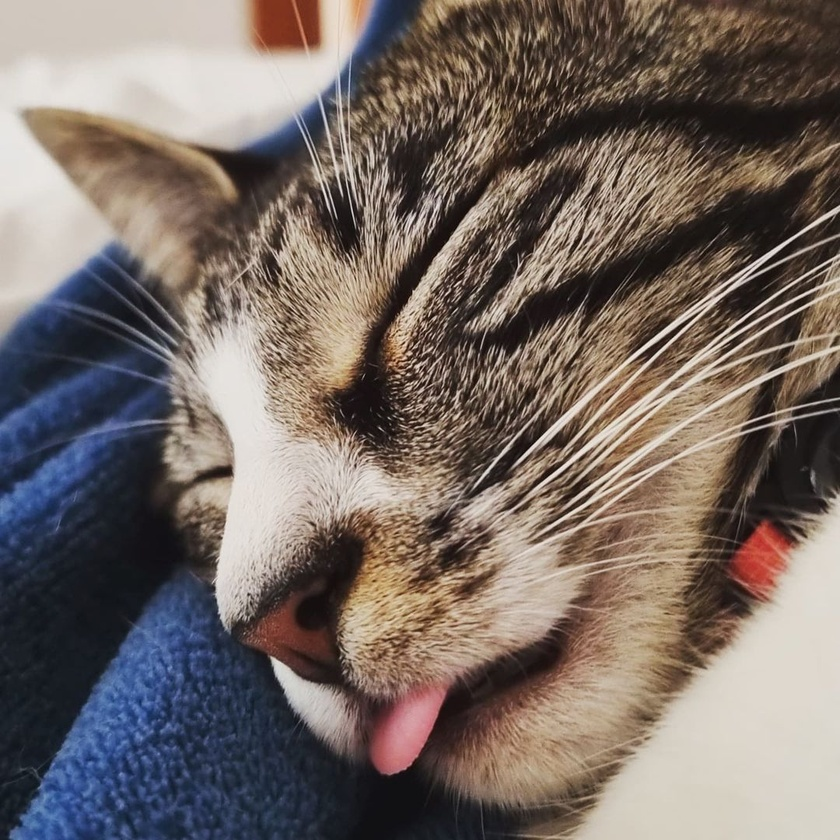
#> input picture example/gata.jpg, 840 x 840 px, shrunk from 1080 x 1080 before the run
$ python __main__.py ../example/gata.jpg out.png   (older library calls are emulated)
#> lines starting #> are read from the running program, lines starting #| are printed output that depends on the picture; after the words box and inside, x2 and y2 are one past the last pixel; in counts of white or black regions, pixels touching at a corner belong together
### tspart/tspart.py
import PIL
import numpy as np
import matplotlib.pyplot as plt
from scipy.cluster.vq import kmeans2


# Exports
__all__ = [
    'extract_nodes',
    'solve_tsp',
    'draw_nodes',
    'draw_tour'
]


def extract_nodes(image_path, n=None):

    # Open image and convert it to black and white
#> called with image_path = '../example/gata.jpg'
    image = PIL.Image.open(image_path)
#> image is the input picture: PIL image 840x840 RGB; mean R, G, B 118.3, 106.7, 100.8
    bw_image = image.convert('1', dither=PIL.Image.NONE)
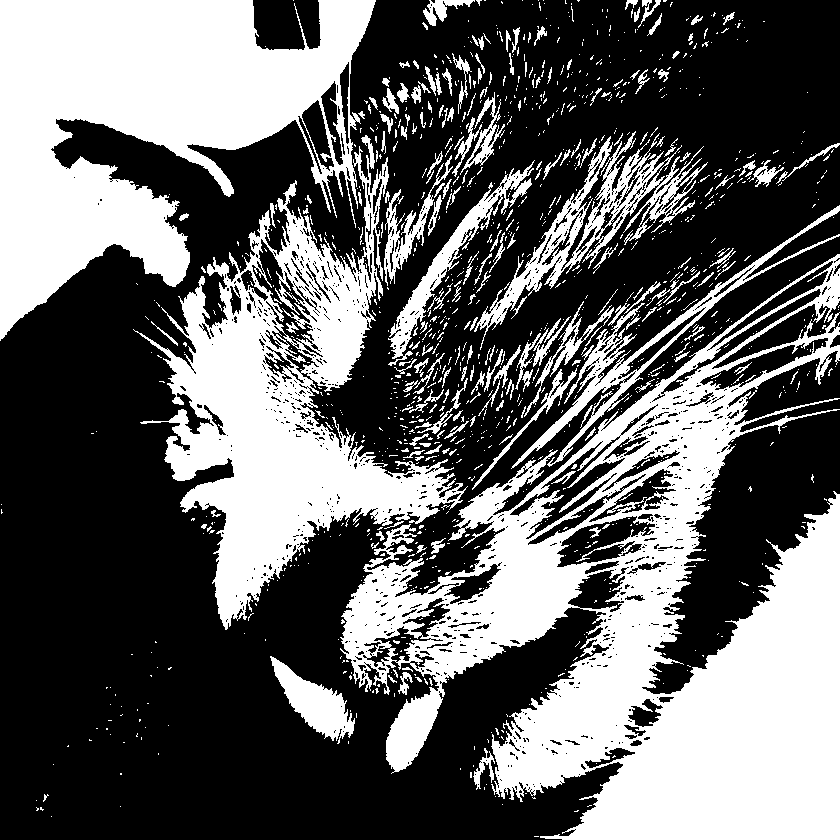
#> bw_image: PIL image 840x840 1; 39.2% white; 1227 white regions (1022 under 20 px), largest, box (x1, y1, x2, y2) and area: (340, 254, 840, 840) 116394, (0, 0, 376, 341) 67528, (133, 135, 468, 630) 51244
    gs_image = image.convert('1', dither=PIL.Image.FLOYDSTEINBERG)
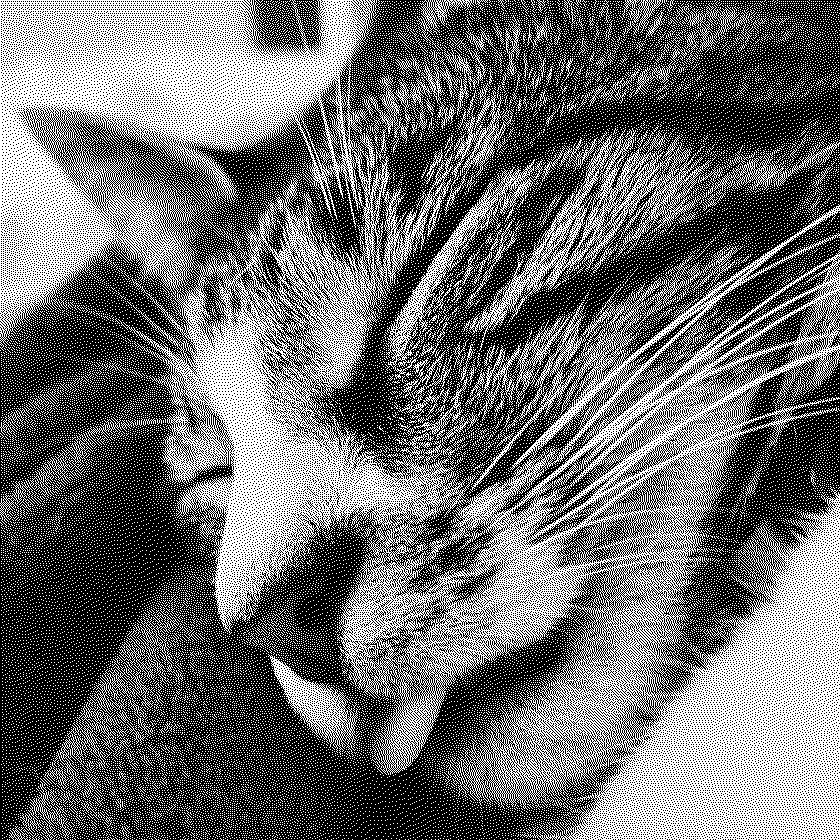
#> gs_image: PIL image 840x840 1; 42.7% white in thin lines or dots

    # Get set of black pixels
    bw_pixels = np.array(bw_image, dtype=np.int)
    gs_pixels = np.array(gs_image, dtype=np.int)
#> gs_pixels: shape (840, 840) int64; values 0 (black) and 1 (white), 42.7% white in thin lines or dots
    nodes = [(np.float(v[1]), np.float(v[0])) for v in np.argwhere(bw_pixels + gs_pixels == 0)]
#> nodes = 327844 items

    # Define n nodes with k-means algorithm (with k = n)
    n = len(nodes) if n is None else n
#> n = 327844
    n = min(n, len(nodes))

    centroid, label = kmeans2(nodes, n, minit='points')
    chosen_nodes = [(float(v[0]), float(v[1])) for v in centroid]

    return chosen_nodes


def solve_tsp(nodes, solver='lkh'):

    # Lin-Kernighan
    if solver == 'lkh':
        from .solver.linkernighan import linkernighan
        return linkernighan(nodes)

    # Greedy
    if solver == 'greedy':
        pass


def draw_nodes(filename, nodes, width=None, height=None, dpi=300):

    # Coordinates
    x = [v[0] for v in nodes]
    y = [v[1] for v in nodes]

    # Calculate width and height for the figure
    w = width if width is not None else max(x)
    h = height if height is not None else max(y)

    width = int((w / min(w, h)) * 20)
    height = int((h / min(w, h)) * 20)

    # Draw figure
    plt.figure(figsize=(width, height), dpi=dpi)
    plt.plot(x, y, linestyle='', marker='o', markerfacecolor='black', markeredgewidth=0, markersize=2)
    plt.xlim(-5, max(x) + 5)
    plt.ylim(-5, max(y) + 5)
    plt.gca().invert_yaxis()
    plt.xticks([])
    plt.yticks([])
    plt.box(False)
    plt.savefig(filename)


def draw_tour(filename, tour, nodes, width=None, height=None, dpi=300):

    # Coordinates
    x = [nodes[i][0] for i in tour] + [nodes[tour[0]][0]]
    y = [nodes[i][1] for i in tour] + [nodes[tour[0]][1]]

    # Calculate width and height for the figure
    w = width if width is not None else max(x)
    h = height if height is not None else max(y)

    width = int((w / min(w, h)) * 20)
    height = int((h / min(w, h)) * 20)

    # Draw figure
    plt.figure(figsize=(width, height), dpi=dpi)
    plt.plot(x, y, linestyle='-', color='black', linewidth=1)
    plt.xlim(-5, max(x) + 5)
    plt.ylim(-5, max(y) + 5)
    plt.gca().invert_yaxis()
    plt.xticks([])
    plt.yticks([])
    plt.box(False)
    plt.savefig(filename)

#> (the run stopped early here; a loop or call above may not have finished)
